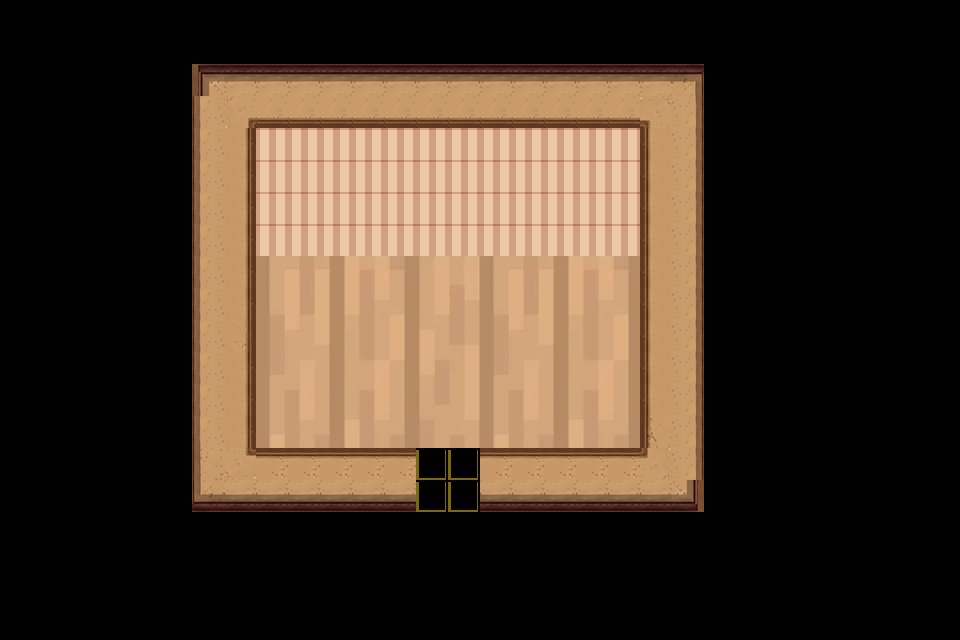

Rendered tile map (Tiled .tmx) drawn with the repository's tilesets; below, a short description and the map source with its tile grids summarised:
An orthogonal 30x20 tile map with 32x32 px tiles, 1 tile layer (Tile Layer 1), 25 tilesets and 222 objects.

<map version="1.10" tiledversion="1.12.2" orientation="orthogonal" renderorder="right-down" width="30" height="20" tilewidth="32" tileheight="32" infinite="0" nextlayerid="5" nextobjectid="447">
 <tileset firstgid="1" name="TopDownHouse_FloorsAndWalls" tilewidth="30" tileheight="30" tilecount="4" columns="4">
  <image source="resources/Top-Down_Retro_Interior/TopDownHouse_FloorsAndWalls_OpenDoors.png" width="128" height="48" />
 </tileset>
 <tileset firstgid="5" name="TopDownHouse_FloorsAndWalls_OpenDoors" tilewidth="30" tileheight="30" tilecount="4" columns="4">
  <image source="resources/Top-Down_Retro_Interior/TopDownHouse_FloorsAndWalls_OpenDoors.png" width="128" height="48" />
 </tileset>
 <tileset firstgid="9" name="TopDownHouse_FurnitureState1" tilewidth="32" tileheight="32" tilecount="54" columns="6" objectalignment="bottom">
  <image source="resources/Top-Down_Retro_Interior/TopDownHouse_FurnitureState1.png" width="208" height="288" />
 </tileset>
 <tileset firstgid="63" name="TopDownHouse_FurnitureState2" tilewidth="32" tileheight="32" tilecount="54" columns="6">
  <image source="resources/Top-Down_Retro_Interior/TopDownHouse_FurnitureState2.png" width="208" height="288" />
 </tileset>
 <tileset firstgid="117" name="TopDownHouse_SmallItems" tilewidth="32" tileheight="32" tilecount="16" columns="4">
  <image source="resources/Top-Down_Retro_Interior/TopDownHouse_SmallItems.png" width="128" height="128" />
 </tileset>
 <tileset firstgid="133" name="Sprite_1" tilewidth="32" tileheight="32" tilecount="56" columns="8">
  <image source="resources/Rooms Ver1.0/Rooms Ver1.0/Sprite_1.png" width="256" height="240" />
 </tileset>
 <tileset firstgid="189" name="Sprite_2" tilewidth="32" tileheight="32" tilecount="56" columns="8">
  <grid orientation="orthogonal" width="20" height="30" />
  <image source="resources/Rooms Ver1.0/Rooms Ver1.0/Sprite_2.png" width="256" height="240" />
 </tileset>
 <tileset firstgid="245" name="Screenshot 2026-07-18 210303" tilewidth="32" tileheight="32" tilecount="144" columns="16">
  <image source="resources/Screenshot 2026-07-18 210303.png" width="517" height="313" />
 </tileset>
 <tileset firstgid="389" name="Screenshot 2026-07-21 193426" tilewidth="32" tileheight="32" tilecount="49" columns="7">
  <image source="resources/Screenshot 2026-07-21 193426.png" width="237" height="236" />
 </tileset>
 <tileset firstgid="438" name="ChatGPT Image Aug 7, 2026, 10_18_44 PM" tilewidth="300" tileheight="300" tilecount="15" columns="5">
  <image source="resources/ChatGPT Image Aug 7, 2026, 10_18_44 PM.png" width="1536" height="1024" />
 </tileset>
 <tileset firstgid="453" name="overlay" tilewidth="32" tileheight="32" tilecount="16" columns="4">
  <image source="resources/Tilemap Bundle/Tilemap Bundle/overlay.png" width="144" height="128" />
 </tileset>
 <tileset firstgid="469" name="couch_back_transparent" tilewidth="40" tileheight="50" tilecount="21" columns="7">
  <image source="resources/couch_back_transparent.png" width="292" height="155" />
 </tileset>
 <tileset firstgid="490" name="couch_full_transparent" tilewidth="32" tileheight="32" tilecount="54" columns="9">
  <image source="resources/couch_full_transparent.png" width="317" height="217" />
 </tileset>
 <tileset firstgid="544" name="plant_transparent" tilewidth="32" tileheight="30" tilecount="10" columns="2">
  <image source="resources/plant_transparent.png" width="82" height="151" />
 </tileset>
 <tileset firstgid="554" name="ChatGPT Image Aug 8, 2026, 10_28_50 PM" tilewidth="200" tileheight="200" tilecount="35" columns="7">
  <image source="resources/ChatGPT Image Aug 8, 2026, 10_28_50 PM.png" width="1536" height="1024" />
 </tileset>
 <tileset firstgid="589" name="ChatGPT Image Aug 8, 2026, 10_40_34 PM" tilewidth="200" tileheight="200" tilecount="35" columns="7">
  <image source="resources/ChatGPT Image Aug 8, 2026, 10_40_34 PM.png" width="1536" height="1024" />
 </tileset>
 <tileset firstgid="624" name="ChatGPT Image Aug 8, 2026, 10_49_31 PM" tilewidth="200" tileheight="200" tilecount="35" columns="7">
  <image source="resources/ChatGPT Image Aug 8, 2026, 10_49_31 PM.png" width="1536" height="1024" />
 </tileset>
 <tileset firstgid="659" name="ChatGPT Image Aug 8, 2026, 10_52_27 PM" tilewidth="300" tileheight="400" tilecount="10" columns="5">
  <image source="resources/ChatGPT Image Aug 8, 2026, 10_52_27 PM.png" width="1536" height="1024" />
 </tileset>
 <tileset firstgid="669" name="ChatGPT Image Aug 8, 2026, 11_06_30 PM" tilewidth="300" tileheight="400" tilecount="10" columns="5">
  <image source="resources/ChatGPT Image Aug 8, 2026, 11_06_30 PM.png" width="1536" height="1024" />
 </tileset>
 <tileset firstgid="679" name="ChatGPT Image Aug 8, 2026, 11_13_08 PM" tilewidth="400" tileheight="400" tilecount="6" columns="3">
  <image source="resources/ChatGPT Image Aug 8, 2026, 11_13_08 PM.png" width="1536" height="1024" />
 </tileset>
 <tileset firstgid="685" name="ChatGPT Image Aug 8, 2026, 11_13_08 PM" tilewidth="300" tileheight="400" tilecount="10" columns="5">
  <image source="resources/ChatGPT Image Aug 8, 2026, 11_13_08 PM.png" width="1536" height="1024" />
 </tileset>
 <tileset firstgid="695" name="ChatGPT Image Aug 8, 2026, 11_27_22 PM" tilewidth="300" tileheight="300" tilecount="15" columns="5">
  <image source="resources/ChatGPT Image Aug 8, 2026, 11_27_22 PM.png" width="1536" height="1024" />
 </tileset>
 <tileset firstgid="710" name="ChatGPT Image Aug 13, 2026, 11_09_29 PM" tilewidth="100" tileheight="100" tilecount="150" columns="15">
  <image source="resources/ChatGPT Image Aug 13, 2026, 11_09_29 PM.png" width="1536" height="1024" />
 </tileset>
 <tileset firstgid="860" name="ChatGPT Image Aug 13, 2026, 10_38_49 PM" tilewidth="32" tileheight="32" tilecount="1485" columns="45">
  <image source="resources/ChatGPT Image Aug 13, 2026, 10_38_49 PM.png" width="1448" height="1086" />
 </tileset>
 <tileset firstgid="2345" name="ChatGPT Image Aug 13, 2026, 11_35_04 PM" tilewidth="500" tileheight="500" tilecount="6" columns="3">
  <image source="resources/ChatGPT Image Aug 13, 2026, 11_35_04 PM.png" width="1536" height="1024" />
 </tileset>
 <layer id="1" name="Tile Layer 1" width="30" height="20" locked="1">
  <data>[600 cells, 600 non-empty, 71 distinct tile ids]</data>
 </layer>
 <objectgroup id="3" name="Object Layer 1" locked="1">
  <object id="46" gid="9" x="270" y="270.666" width="32" height="32" />
  <object id="48" gid="2147483667" x="543" y="292.667" width="32" height="32" />
  <object id="49" gid="21" x="615.22" y="339.248" width="32.8952" height="32.8952" />
  <object id="50" gid="27" x="615.22" y="372.08" width="32.8952" height="32.8952" />
  <object id="51" gid="33" x="615.22" y="403.667" width="32.8952" height="32.8952" />
  <object id="96" gid="443" x="285.152" y="245.636" width="37" height="37" />
  <object id="97" gid="448" x="285.333" y="282.52" width="37" height="37" />
  <object id="98" gid="444" x="321.81" y="245.667" width="37" height="37" />
  <object id="99" gid="449" x="321.875" y="282.719" width="37" height="37" />
  <object id="100" gid="445" x="358.316" y="245.615" width="37" height="37" />
  <object id="101" gid="450" x="358.68" y="282.485" width="37" height="37" />
  <object id="102" gid="446" x="395.07" y="245.732" width="37" height="37" />
  <object id="103" gid="451" x="395.498" y="282.654" width="37" height="37" />
  <object id="104" gid="447" x="431.823" y="245.913" width="37" height="37" />
  <object id="105" gid="452" x="431.775" y="282.602" width="37" height="37" />
  <object id="106" gid="198" x="463" y="223.667" width="36.3333" height="38.3333" />
  <object id="128" gid="39" x="287.667" y="270.667" width="32" height="32" />
  </objectgroup>
 <objectgroup id="4" name="Collision">
  <!-- 12 objects omitted --></objectgroup>
</map>
<!-- 205 of 222 objects omitted -->
